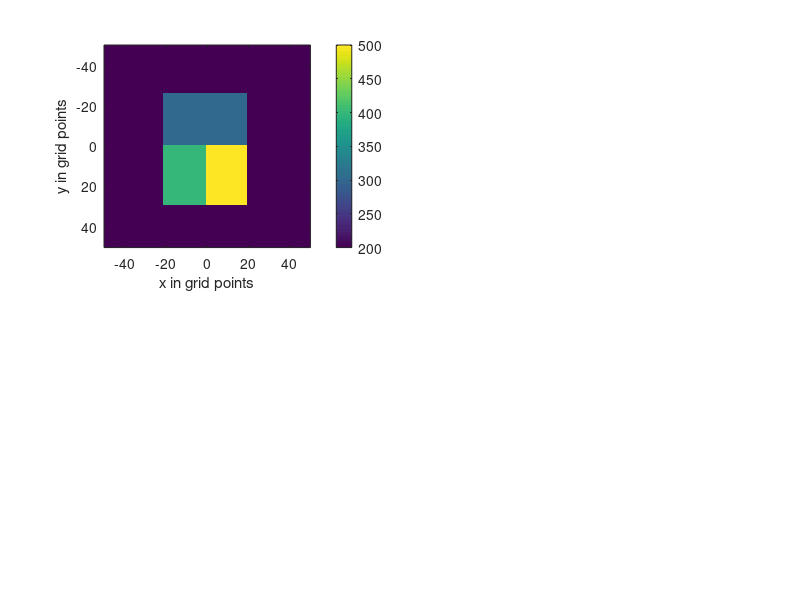

Reproduce this figure in MATLAB. (Note: this script raises an error after producing the figure.)
%% Exercise 2 - InvTomo - Radon Transform
clearvars; close all; clc

%%%%%%%%%%%%
NX=101;
NY=101;

vp=200*ones(NY,NX);
vp(25:50,30:70)=300;
vp(51:80,30:50)=400;
vp(51:80,51:70)=500;
% vp(51:100,:)=500;
% vp(:,51:100)=500;
%%%%%%%%%%%%

xorig=-50:50;
yorig=-50:50;

figure('units','normalized','outerposition',[0.2 0.2 0.6 0.6])
subplot(2,2,1)
imagesc(xorig,yorig,vp)
xlabel('x in grid points')
ylabel('y in grid points')
c = colorbar;
c.Label.String = 'v_p in m/s';
caxis([100 600])
axis equal tight

theta=1:180;
Rvp=radon(vp);
% Rvp_alt=radon_alt(vp,theta);

diag=ceil(sqrt(101^2+101^2));
A=zeros(diag,diag);
A(22:122,22:122)=vp;

xorig=-71:71;
yorig=-71:71;

% [Xo,Yo] = meshgrid(xorig,yorig);

sino=zeros(diag,length(theta));

for ii=1:length(theta)
    vpint=imrotate(A,theta(ii),'bilinear','crop');
    sino(:,ii)=sum(vpint);
end

subplot(2,2,1)
imagesc(vpint)
xlabel('x in grid points')
ylabel('y in grid points')
c = colorbar;
c.Label.String = 'v_p in m/s';
caxis([100 600])

subplot(2,2,3)
imagesc(Rvp)
title('MATLAB solution')
xlabel('Angle in degree')
ylabel('Receiver number')
colorbar

subplot(2,2,4)
% imagesc(Rvp_alt)
imagesc(rot90(sino,2)-Rvp(2:end-1,:))
title('Difference to MATLAB solution')
xlabel('Angle in degree')
ylabel('Receiver number')
caxis([-10 10])
colorbar

subplot(2,2,2)
imagesc(rot90(sino,2))
title('Own solution')
xlabel('Angle in degree')
ylabel('Receiver number')
colorbar
